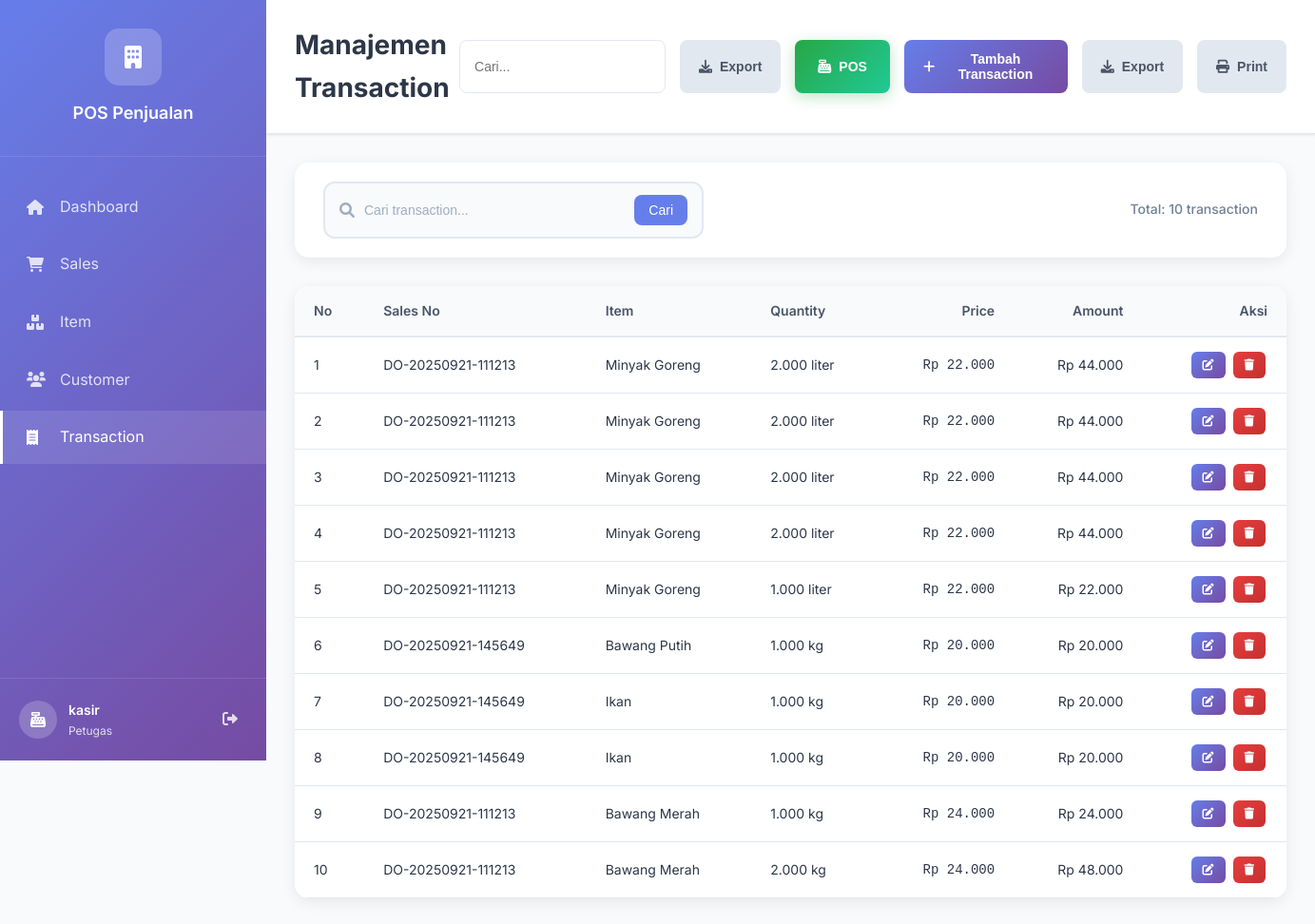
/pointofsales/transactions.php (signed in), run on the app's committed database.
### tables this page shows
CREATE TABLE `petugas` (
  `id_user` int(10) UNSIGNED NOT NULL,
  `nama_user` varchar(100) NOT NULL,
  `username` varchar(64) NOT NULL,
  `password` varchar(255) NOT NULL,
  `level` tinyint(3) UNSIGNED NOT NULL
);

CREATE TABLE `level` (
  `id_level` tinyint(3) UNSIGNED NOT NULL,
  `level` varchar(32) NOT NULL
);

CREATE TABLE `transaction` (
  `id_transaction` bigint(20) UNSIGNED NOT NULL,
  `id_sales` bigint(20) UNSIGNED NOT NULL,
  `id_item` int(10) UNSIGNED NOT NULL,
  `quantity` decimal(15,3) NOT NULL,
  `price` decimal(15,2) NOT NULL,
  `amount` decimal(18,2) NOT NULL
);

CREATE TABLE `sales` (
  `id_sales` bigint(20) UNSIGNED NOT NULL,
  `tgl_sales` datetime NOT NULL,
  `id_customer` int(10) UNSIGNED DEFAULT NULL,
  `do_number` varchar(50) DEFAULT NULL,
  `status` enum('DRAFT','FINAL','CANCELED') DEFAULT 'DRAFT'
);

CREATE TABLE `item` (
  `id_item` int(10) UNSIGNED NOT NULL,
  `nama_item` varchar(150) NOT NULL,
  `uom` varchar(30) NOT NULL,
  `harga_beli` decimal(15,2) DEFAULT 0.00,
  `harga_jual` decimal(15,2) DEFAULT 0.00
);

### pointofsales/includes/access_control.php (called while the page is built, shortened)
<?php
function hasAccess($requiredLevel) {
    $userLevel = (int)$_SESSION['level'];
    return $userLevel >= $requiredLevel;
}
function getUserRoleIcon() {
    $level = (int)$_SESSION['level'];
    switch ($level) {
        case ACCESS_KASIR:
            return 'fas fa-cash-register';
    }
}
function getAccessiblePages() {
    $allPages = [
        'dashboard.php' => ['name' => 'Dashboard', 'icon' => 'fas fa-home', 'level' => ACCESS_KASIR],
        'sales.php' => ['name' => 'Sales', 'icon' => 'fas fa-shopping-cart', 'level' => ACCESS_KASIR],
        'items.php' => ['name' => 'Item', 'icon' => 'fas fa-boxes', 'level' => ACCESS_KASIR],
        'customers.php' => ['name' => 'Customer', 'icon' => 'fas fa-users', 'level' => ACCESS_KASIR],
        'transactions.php' => ['name' => 'Transaction', 'icon' => 'fas fa-receipt', 'level' => ACCESS_KASIR],
        'reports.php' => ['name' => 'Laporan', 'icon' => 'fas fa-chart-bar', 'level' => ACCESS_MANAGER],
        'users.php' => ['name' => 'Pengguna', 'icon' => 'fas fa-user-cog', 'level' => ACCESS_ADMIN],
    ];
    $accessiblePages = [];
    foreach ($allPages as $page => $info) {
        if (hasAccess($info['level'])) {
            $accessiblePages[$page] = $info;
        }
    }
    return $accessiblePages;
}
?>

### pointofsales/classes/Transaction.php (called while the page is built, shortened)
<?php
class Transaction {
    private $pdo;
    public function __construct($database) {
        $this->pdo = $database;
    }
    public function readAll($search = '', $limit = 10, $offset = 0) {
        try {
            $whereClause = '';
            $params = [];
            $sql = "SELECT t.*, s.do_number, s.tgl_sales, s.status as sales_status,
                           i.nama_item, i.uom, c.nama_customer
                    FROM transaction t
                    LEFT JOIN sales s ON t.id_sales = s.id_sales
                    LEFT JOIN item i ON t.id_item = i.id_item
                    LEFT JOIN customer c ON s.id_customer = c.id_customer
                    $whereClause
                    ORDER BY t.id_transaction DESC
                    LIMIT " . (int)$limit . " OFFSET " . (int)$offset;
            $stmt = $this->pdo->prepare($sql);
            $stmt->execute($params);
            $result = $stmt->fetchAll(PDO::FETCH_ASSOC);
            return $result;
        } catch (PDOException $e) {
            return [
                'error' => true,
                'message' => 'Error: ' . $e->getMessage()
            ];
        }
    }
    public function getTotalCount($search = '') {
        try {
            $whereClause = '';
            $params = [];
            $sql = "SELECT COUNT(*) as total
                    FROM transaction t
                    LEFT JOIN sales s ON t.id_sales = s.id_sales
                    LEFT JOIN item i ON t.id_item = i.id_item
                    LEFT JOIN customer c ON s.id_customer = c.id_customer
                    $whereClause";
            $stmt = $this->pdo->prepare($sql);
            $stmt->execute($params);
            $result = $stmt->fetch(PDO::FETCH_ASSOC);
            return $result['total'];
        } catch (PDOException $e) {
            return 0;
        }
    }
}
?>

### pointofsales/transactions.php (the view, shortened to what this page needs)
<?php
require_once 'classes/Transaction.php';
require_once 'classes/Sales.php';
require_once 'classes/Item.php';
require_once 'includes/access_control.php';
try {
    $database = new PDO("mysql:host=" . DB_HOST . ";dbname=" . DB_NAME . ";charset=" . DB_CHARSET, DB_USER, DB_PASS);
    $database->setAttribute(PDO::ATTR_ERRMODE, PDO::ERRMODE_EXCEPTION);
    $database->setAttribute(PDO::ATTR_DEFAULT_FETCH_MODE, PDO::FETCH_ASSOC);
} catch (PDOException $e) {
    die("Database connection failed: " . $e->getMessage());
}
$transactionObj = new Transaction($database);
$search = $_GET['search'] ?? '';
$page = max(1, (int)($_GET['page'] ?? 1));
$limit = 10;
$offset = ($page - 1) * $limit;
$transactions = $transactionObj->readAll($search, $limit, $offset);
$totalCount = $transactionObj->getTotalCount($search);
$user_id = $_SESSION['user_id'];
$user_type = $_SESSION['user_type'];
if ($user_type === 'petugas') {
    $stmt = $database->prepare("
        SELECT p.*, l.level as role_name
        FROM petugas p
        LEFT JOIN level l ON p.level = l.id_level
        WHERE p.id_user = ?
    ");
}
$stmt->execute([$user_id]);
$user = $stmt->fetch();
?>
<!DOCTYPE html>
<html lang="id">
<head>
    <link rel="stylesheet" href="assets/css/dashboard.css">
    <link rel="stylesheet" href="assets/css/customer.css">
    <link rel="stylesheet" href="assets/css/transactions.css">
    <link href="https://cdnjs.cloudflare.com/ajax/libs/font-awesome/6.0.0/css/all.min.css" rel="stylesheet">
</head>
<body>
    <div class="dashboard-container">
        <nav class="sidebar">
            <div class="sidebar-header">
                <div class="logo">
                    <i class="fas fa-building"></i>
                </div>
                <h2>POS Penjualan</h2>
            </div>
            <ul class="sidebar-menu">
                <?php
                $accessiblePages = getAccessiblePages();
                foreach ($accessiblePages as $page => $info):
                ?>
                <li <?php echo ($page === 'transactions.php') ? 'class="active"' : ''; ?>>
                    <a href="<?php echo $page; ?>">
                        <i class="<?php echo $info['icon']; ?>"></i>
                        <span><?php echo $info['name']; ?></span>
                    </a>
                </li>
                <?php endforeach; ?>
            </ul>
            <div class="sidebar-footer">
                <div class="user-info">
                    <div class="user-avatar">
                        <i class="<?php echo getUserRoleIcon(); ?>"></i>
                    </div>
                    <div class="user-details">
                        <span class="user-name"><?php echo htmlspecialchars($user['nama_user']); ?></span>
                        <span class="user-role"><?php echo ucfirst($user['role_name']); ?></span>
                    </div>
                </div>
                <a href="logout.php" class="logout-btn">
                    <i class="fas fa-sign-out-alt"></i>
                </a>
            </div>
        </nav>
        <main class="main-content">
            <header class="header">
                <h1>Manajemen Transaction</h1>
                <div class="header-actions">
                    <button class="btn btn-secondary" onclick="exportData()">
                        <i class="fas fa-download"></i>
                        Export
                    </button>
                    <button class="btn btn-success" onclick="openPOSModal()">
                        <i class="fas fa-cash-register"></i>
                        POS
                    </button>
                    <button class="btn btn-primary" onclick="openAddModal()">
                        <i class="fas fa-plus"></i>
                        Tambah Transaction
                    </button>
                </div>
            </header>
            <div class="search-section">
                <div class="search-box">
                    <i class="fas fa-search"></i>
                    <input type="text" id="searchInput" placeholder="Cari transaction..." value="<?php echo htmlspecialchars($search); ?>">
                    <button onclick="searchTransactions()">Cari</button>
                </div>
                <div class="filter-options">
                    <span class="results-count">Total: <?php echo $totalCount; ?> transaction</span>
                </div>
            </div>
            <div class="content-section">
                <div class="table-container">
                    <table class="data-table" id="transactionsTable">
                        <thead>
                            <tr>
                                <th>No</th>
                                <th>Sales No</th>
                                <th>Item</th>
                                <th>Quantity</th>
                                <th>Price</th>
                                <th>Amount</th>
                                <th>Aksi</th>
                            </tr>
                        </thead>
                        <tbody id="transactionsTableBody">
                            <?php if (is_array($transactions) && !empty($transactions)): ?>
                                <?php foreach ($transactions as $index => $transaction): ?>
                                <tr data-id="<?php echo $transaction['id_transaction']; ?>">
                                    <td><?php echo (int)$offset + (int)$index + 1; ?></td>
                                    <td><?php echo htmlspecialchars($transaction['do_number'] ?? 'INV' . str_pad($transaction['id_sales'], 4, '0', STR_PAD_LEFT)); ?></td>
                                    <td><?php echo htmlspecialchars($transaction['nama_item']); ?></td>
                                    <td><?php echo number_format($transaction['quantity'], 3); ?> <?php echo htmlspecialchars($transaction['uom']); ?></td>
                                    <td>Rp <?php echo number_format($transaction['price'], 0, ',', '.'); ?></td>
                                    <td>Rp <?php echo number_format($transaction['amount'], 0, ',', '.'); ?></td>
                                    <td>
                                        <button class="btn btn-sm btn-primary" onclick="editTransaction(<?php echo $transaction['id_transaction']; ?>)">
                                            <i class="fas fa-edit"></i>
                                        </button>
                                        <button class="btn btn-sm btn-danger" onclick="deleteTransaction(<?php echo $transaction['id_transaction']; ?>, '<?php echo htmlspecialchars($transaction['nama_item']); ?>')">
                                            <i class="fas fa-trash"></i>
                                        </button>
                                    </td>
                                </tr>
                                <?php endforeach; ?>
                            <?php else: ?>
                                <tr>
                                    <td colspan="9" class="text-center">Tidak ada data transaction</td>
                                </tr>
                            <?php endif; ?>
                        </tbody>
                    </table>
                </div>
            </div>
        </main>
    </div>
</body>
</html>

### pointofsales/assets/css/dashboard.css (style rules this page uses)
* { margin: 0; padding: 0; box-sizing: border-box; }
body { font-family: 'Inter', -apple-system, BlinkMacSystemFont, 'Segoe UI', Roboto, sans-serif; background: #f8fafc; color: #2d3748; line-height: 1.6; }
.dashboard-container { display: flex; min-height: 100vh; }
.sidebar { width: 280px; background: linear-gradient(135deg, #667eea 0%, #764ba2 100%); color: white; position: fixed; height: 100vh; overflow-y: auto; z-index: 1000; }
.sidebar-header { padding: 30px 20px; text-align: center; border-bottom: 1px solid rgba(255, 255, 255, 0.1); }
.sidebar-header .logo { width: 60px; height: 60px; background: rgba(255, 255, 255, 0.2); border-radius: 15px; display: flex; align-items: center; justify-content: center; margin: 0 auto 15px; font-size: 24px; }
.sidebar-header h2 { font-size: 18px; font-weight: 600; margin: 0; }
.sidebar-menu { list-style: none; padding: 20px 0; }
.sidebar-menu li { margin: 5px 0; }
.sidebar-menu a { display: flex; align-items: center; padding: 15px 25px; color: rgba(255, 255, 255, 0.8); text-decoration: none; transition: all 0.3s ease; border-left: 3px solid transparent; }
.sidebar-menu a:hover, .sidebar-menu li.active a { background: rgba(255, 255, 255, 0.1); color: white; border-left-color: white; }
.sidebar-menu a i { width: 20px; margin-right: 15px; font-size: 16px; }
.sidebar-footer { position: absolute; bottom: 0; left: 0; right: 0; padding: 20px; border-top: 1px solid rgba(255, 255, 255, 0.1); display: flex; align-items: center; justify-content: space-between; }
.user-info { display: flex; align-items: center; flex: 1; }
.user-avatar { width: 40px; height: 40px; background: rgba(255, 255, 255, 0.2); border-radius: 50%; display: flex; align-items: center; justify-content: center; margin-right: 12px; }
.user-details { display: flex; flex-direction: column; }
.user-name { font-weight: 600; font-size: 14px; }
.user-role { font-size: 12px; opacity: 0.8; }
.logout-btn { color: rgba(255, 255, 255, 0.8); padding: 10px; border-radius: 8px; transition: all 0.3s ease; }
.main-content { flex: 1; margin-left: 280px; padding: 0; }
.header { background: white; padding: 25px 30px; border-bottom: 1px solid #e2e8f0; display: flex; align-items: center; justify-content: space-between; box-shadow: 0 1px 3px rgba(0, 0, 0, 0.1); }
.header h1 { font-size: 28px; font-weight: 700; color: #2d3748; }
.header-actions { display: flex; gap: 15px; }
.btn { padding: 12px 20px; border: none; border-radius: 8px; font-size: 14px; font-weight: 600; cursor: pointer; transition: all 0.3s ease; display: inline-flex; align-items: center; gap: 8px; text-decoration: none; }
.btn-primary { background: linear-gradient(135deg, #667eea, #764ba2); color: white; }
.content-section { margin: 30px; background: white; border-radius: 15px; box-shadow: 0 4px 15px rgba(0, 0, 0, 0.08); overflow: hidden; }
.table-container { overflow-x: auto; }
.data-table { width: 100%; border-collapse: collapse; }
.data-table th, .data-table td { padding: 15px 30px; text-align: left; border-bottom: 1px solid #e2e8f0; }
.data-table th { background: #f8fafc; font-weight: 600; color: #4a5568; font-size: 14px; }
.data-table td { color: #2d3748; font-size: 14px; }
.stat-card, .content-section { animation: fadeInUp 0.6s ease-out forwards; }

### pointofsales/assets/css/transactions.css (style rules this page uses)
.data-table th:nth-child(5), .data-table th:nth-child(6), .data-table th:nth-child(7), .data-table td:nth-child(5), .data-table td:nth-child(6), .data-table td:nth-child(7) { text-align: right; }
.data-table td:nth-child(5) { font-family: 'Courier New', monospace; }
.btn-success { background: linear-gradient(135deg, #28a745, #20c997); border: none; color: white; padding: 12px 24px; border-radius: 8px; font-weight: 600; transition: all 0.3s ease; box-shadow: 0 4px 15px rgba(40, 167, 69, 0.3); }

### data on the page
petugas: nama_user "kasir", level.level "Petugas"
transaction: index "1", id_sales.do_number "DO-20250921-111213", id_item.nama_item "Minyak Goreng", quantity "2.000", id_item.uom "liter", price "22.000", amount "44.000"
transaction: index "2", id_sales.do_number "DO-20250921-111213", id_item.nama_item "Minyak Goreng", quantity "2.000", id_item.uom "liter", price "22.000", amount "44.000"
transaction: index "3", id_sales.do_number "DO-20250921-111213", id_item.nama_item "Minyak Goreng", quantity "2.000", id_item.uom "liter", price "22.000", amount "44.000"
transaction: index "4", id_sales.do_number "DO-20250921-111213", id_item.nama_item "Minyak Goreng", quantity "2.000", id_item.uom "liter", price "22.000", amount "44.000"
transaction: index "5", id_sales.do_number "DO-20250921-111213", id_item.nama_item "Minyak Goreng", quantity "1.000", id_item.uom "liter", price "22.000", amount "22.000"
transaction: index "6", id_sales.do_number "DO-20250921-145649", id_item.nama_item "Bawang Putih", quantity "1.000", id_item.uom "kg", price "20.000", amount "20.000"
transaction: index "7", id_sales.do_number "DO-20250921-145649", id_item.nama_item "Ikan", quantity "1.000", id_item.uom "kg", price "20.000", amount "20.000"
transaction: index "8", id_sales.do_number "DO-20250921-145649", id_item.nama_item "Ikan", quantity "1.000", id_item.uom "kg", price "20.000", amount "20.000"
transaction: index "9", id_sales.do_number "DO-20250921-111213", id_item.nama_item "Bawang Merah", quantity "1.000", id_item.uom "kg", price "24.000", amount "24.000"
transaction: index "10", id_sales.do_number "DO-20250921-111213", id_item.nama_item "Bawang Merah", quantity "2.000", id_item.uom "kg", price "24.000", amount "48.000"

### other printed values
$info['name'] "Dashboard"
$info['name'] "Sales"
$info['name'] "Item"
$info['name'] "Customer"
$info['name'] "Transaction"
$totalCount "10"
